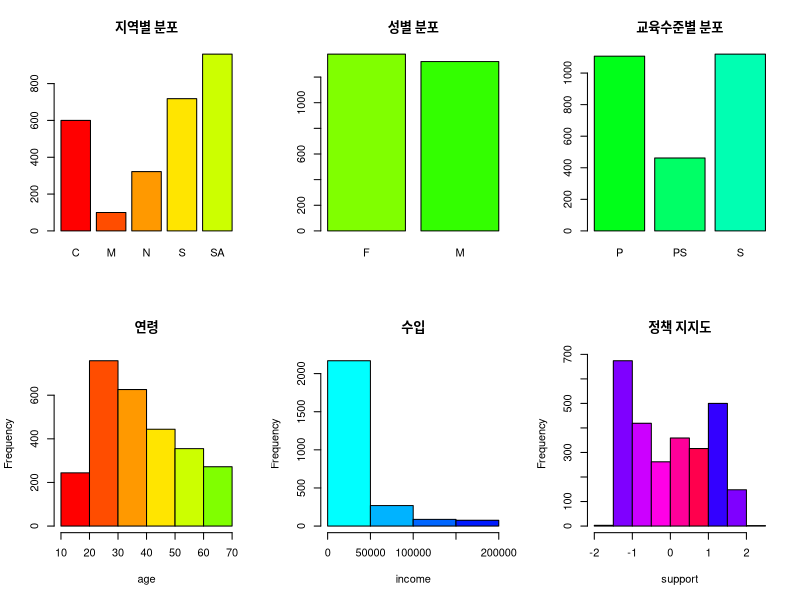

Write the R code that produced this figure.
install.packages('carData')
library(carData)
ds <- Chile
colors <- rainbow(20) # 레인보우 팔레트에서 20색 선택

par(mfrow=c(2,3))

barplot(table(ds$region), main = '지역별 분포', col=colors[1:5])
barplot(table(ds$sex), main = '성별 분포', col=colors[6:7])
barplot(table(ds$education), main = '교육수준별 분포', col=colors[8:10])

hist(ds$age, breaks = 6, main = '연령', xlab = 'age', col=colors[1:6])
hist(ds$income, breaks = 4, main = '수입', xlab = 'income',col=colors[11:14])
hist(ds$statusquo, breaks = 9, main = '정책 지지도', xlab = 'support',col=colors[15:20])

par(mfrow = c(1,1))
